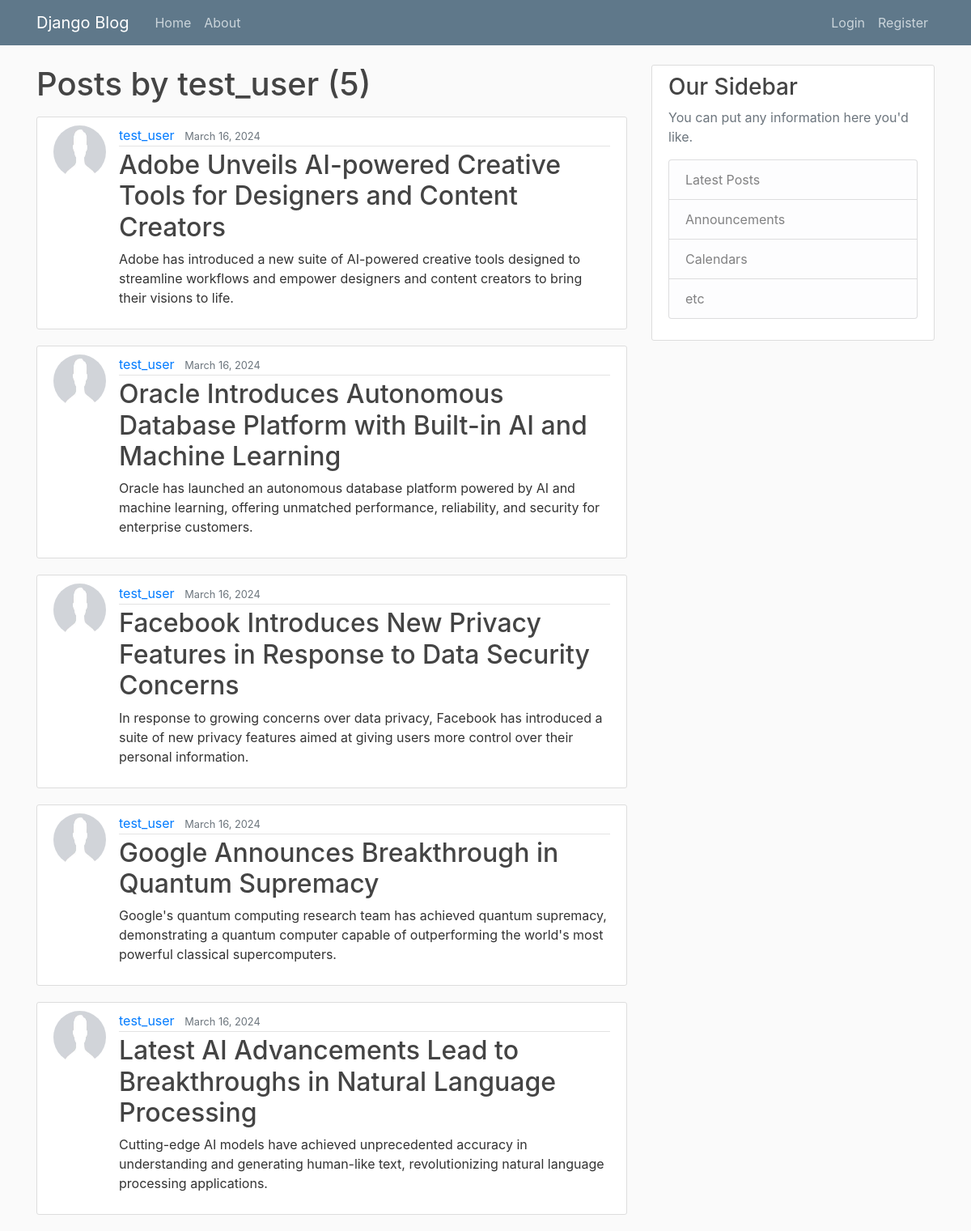
The page /user/test_user on the database its author committed.
### blog/models.py (models this page shows, shortened)
class Post(models.Model):
    title = models.CharField(max_length=100)
    content = models.TextField()
    date_posted = models.DateTimeField(default=timezone.now)
    author = models.ForeignKey(User, on_delete=models.CASCADE)

### user/models.py (models this page shows, shortened)
class Profile(models.Model):
    user = models.OneToOneField(User, on_delete=models.CASCADE)
    image = models.ImageField(default='default.jpg', upload_to='profile_pics')

### blog/views.py (the view)
# urls.py: path('user/<str:username>', UserPostListView.as_view(), name='user-post'),
class UserPostListView(ListView):
    model=Post
    template_name= 'blog/user_posts.html'
    context_object_name='posts'
    paginate_by=5
    def get_queryset(self):
        user = get_object_or_404(User,username=self.kwargs.get('username'))
        return Post.objects.filter(author=user).order_by( '-date_posted')

### blog/templates/blog/user_posts.html (shortened to what this page needs)
{%extends 'blog/base.html'%}
{%block content%}
  <h1 class="mb-3">Posts by {{view.kwargs.username}} ({{page_obj.paginator.count}})</h1>
{%for post in posts%}
<article class="media content-section">
    <img class='rounded-circle article-img' src="{{ post.author.profile.image.url}}">
    <div class="media-body">
        <div class="article-metadata">
            <a class="mr-2" href="{% url 'user-post' post.author.username %}">{{ post.author }}</a>
            <small class="text-muted">{{ post.date_posted | date:"F d, Y"}}</small>
        </div>
        <h2><a class="article-title" href="{% url 'post-detail' post.id%}">{{ post.title }}</a></h2>
        <p class="article-content">{{ post.content }}</p>
    </div>
</article>
{% endfor %}
{%endblock content%}

### blog/static/blog/main.css (style rules this page uses)
body { background: #fafafa; color: #333333; margin-top: 5rem; }
h1, h2, h3, h4, h5, h6 { color: #444444; }
.content-section { background: #ffffff; padding: 10px 20px; border: 1px solid #dddddd; border-radius: 3px; margin-bottom: 20px; }
.article-title { color: #444444; }
.article-content { white-space: pre-line; }
.article-img { height: 65px; width: 65px; margin-right: 16px; }
.article-metadata { padding-bottom: 1px; margin-bottom: 4px; border-bottom: 1px solid #e3e3e3 }

### rows shown on the page
Post: author.profile.image (placeholder picture), author "test_user", date_posted "March 16, 2024", title "Adobe Unveils AI-powered Creative Tools for Designers and Content Creators", content "Adobe has introduced a new suite of AI-powered creative tools designed to streamline workflows and empower designers and content creators to bring their visions to life."
Post: author.profile.image (placeholder picture), author "test_user", date_posted "March 16, 2024", title "Oracle Introduces Autonomous Database Platform with Built-in AI and Machine Learning", content "Oracle has launched an autonomous database platform powered by AI and machine learning, offering unmatched performance, reliability, and security for enterprise customers."
Post: author.profile.image (placeholder picture), author "test_user", date_posted "March 16, 2024", title "Facebook Introduces New Privacy Features in Response to Data Security Concerns", content "In response to growing concerns over data privacy, Facebook has introduced a suite of new privacy features aimed at giving users more control over their personal information."
Post: author.profile.image (placeholder picture), author "test_user", date_posted "March 16, 2024", title "Google Announces Breakthrough in Quantum Supremacy", content "Google's quantum computing research team has achieved quantum supremacy, demonstrating a quantum computer capable of outperforming the world's most powerful classical supercomputers."
Post: author.profile.image (placeholder picture), author "test_user", date_posted "March 16, 2024", title "Latest AI Advancements Lead to Breakthroughs in Natural Language Processing", content "Cutting-edge AI models have achieved unprecedented accuracy in understanding and generating human-like text, revolutionizing natural language processing applications."

### other values the page prints
{{ view.kwargs.username }} "test_user"
{{ page_obj.paginator.count }} "5"
